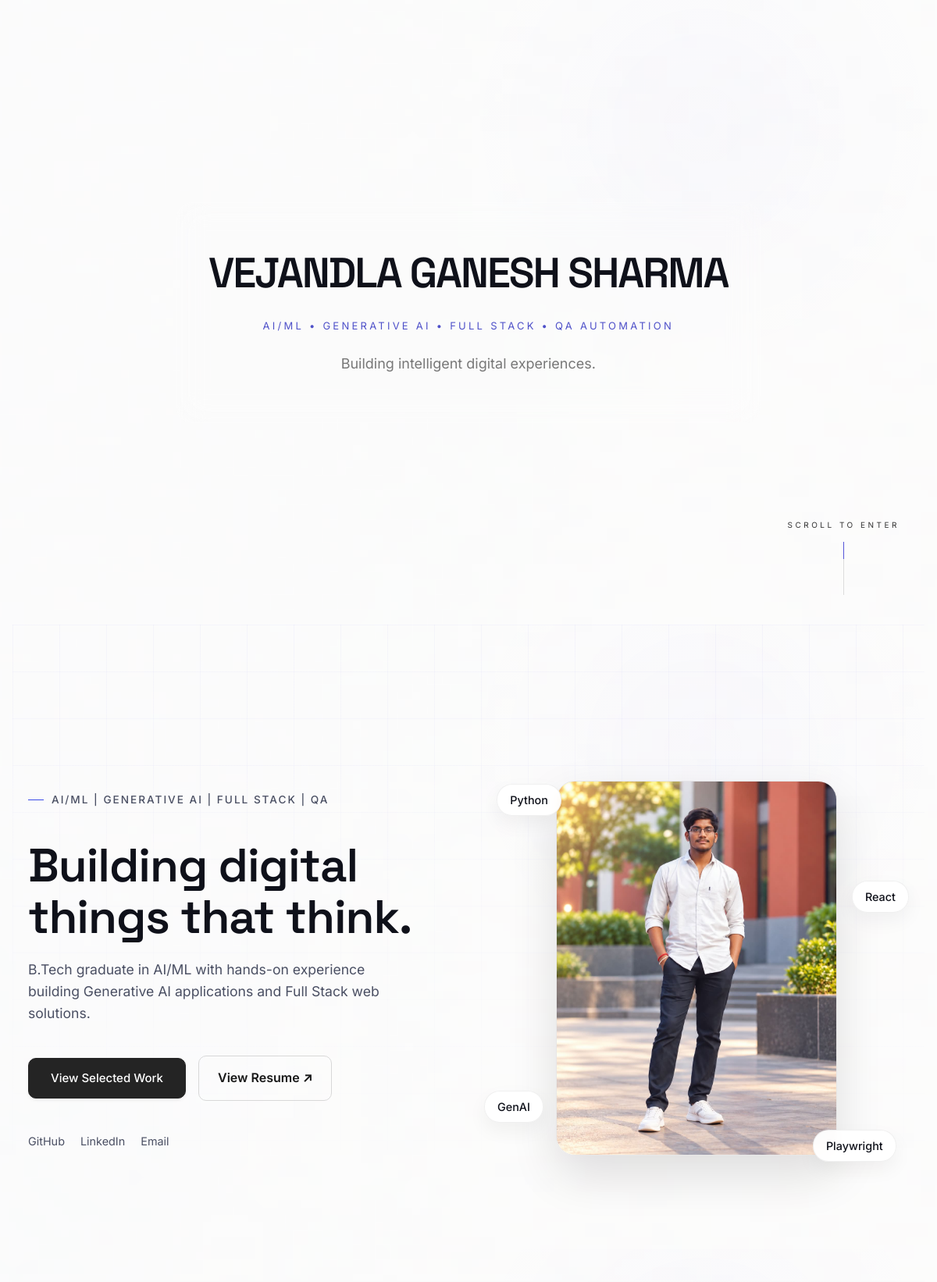
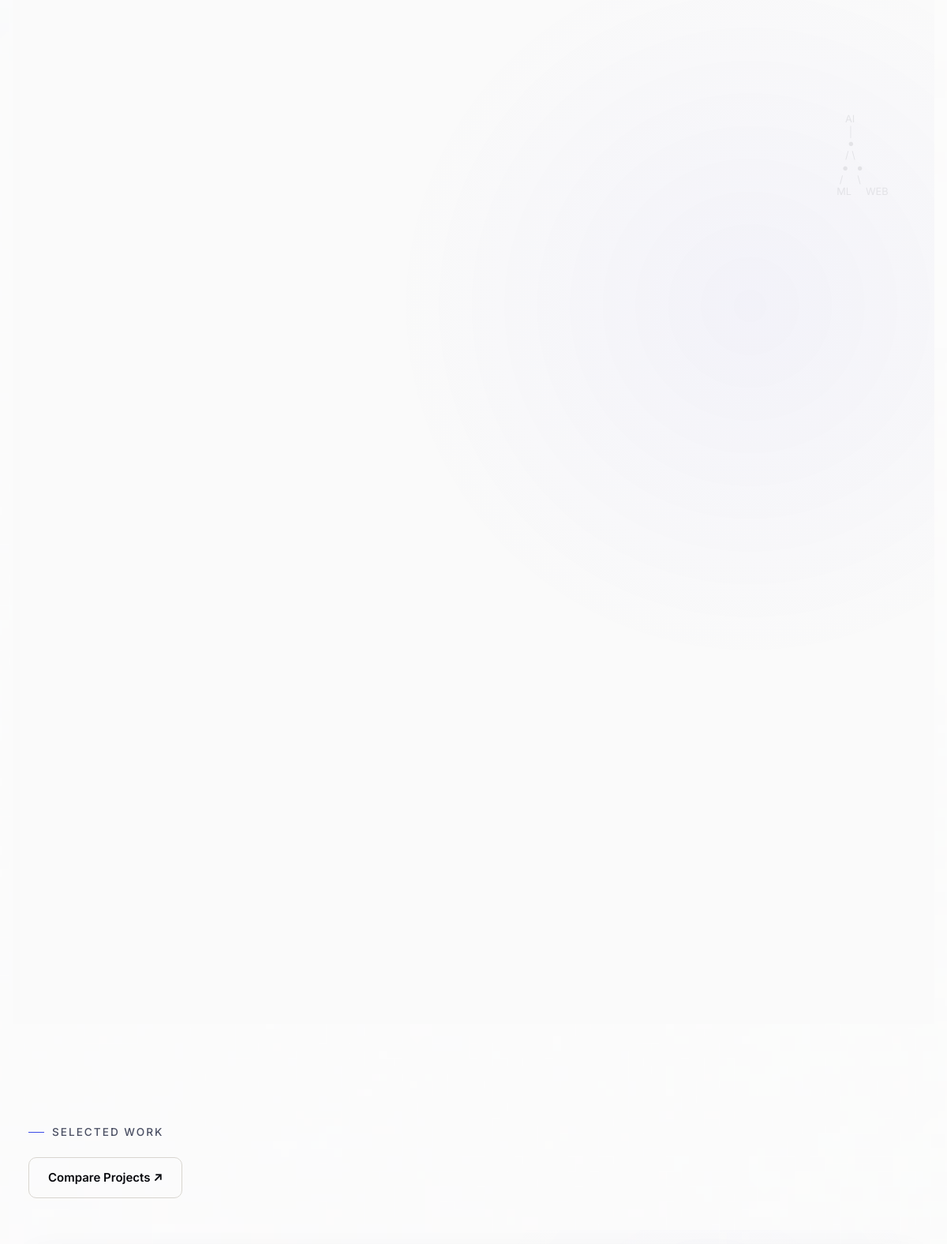
The page / (upper part) on the database its author committed (2 pictures, top to bottom).
### portfolio/models.py (models this page shows)
class Portfolio(models.Model):
 name=models.CharField(max_length=120); headline=models.CharField(max_length=250); summary=models.TextField(); email=models.EmailField(); phone=models.CharField(max_length=40); linkedin=models.URLField(blank=True); github=models.URLField(blank=True); about=models.TextField(); resume=models.FileField(upload_to='resume/', blank=True, null=True); profile_photo=models.ImageField(upload_to='profile/', blank=True, null=True); is_verified=models.BooleanField(default=True); verified_date=models.DateField(blank=True, null=True)

### portfolio/views.py (the view, shortened to what this page needs)
# urls.py: path('',views.home,name='home'),
def home(request):
    seed()
    return render(request,'home.html',{'overall_status': get_overall_status(), 'profile':Portfolio.objects.first(),'skills':Skill.objects.all(),'experiences':Experience.objects.filter(status='published'),'projects':Project.objects.filter(status='published'),'total_projects_count':Project.objects.count(),'education':Education.objects.all(),'certifications':Certification.objects.all(), 'career_timeline':CareerTimeline.objects.filter(is_active=True).order_by('-date_sort'), 'has_resumes': ResumeVersion.objects.filter(is_active=True).exists()})

### portfolio/templatetags/admin_tags.py (called while the page is built)
@register.filter
def split_csv(value):
    return [part.strip() for part in str(value or "").split(",") if part.strip()]

@register.filter
def split_lines(value):
    if not value: return []
    lines = []
    for line in str(value).splitlines():
        line = line.strip()
        if not line: continue
        line = re.sub(r'^[\u2022\-\*]\s*', '', line)
        line = re.sub(r'^\d+[\.\)]\s*', '', line)
        lines.append(line.strip())
    return lines

### portfolio/views.py (called while the page is built)
def get_overall_status():
    statuses = SystemStatus.objects.filter(is_active=True).values_list('status', flat=True)
    if not statuses: return {"text": "System status information is currently unavailable.", "color": "var(--text-light)"}
    if "major_outage" in statuses: return {"text": "Major System Outage", "color": "#dc3545"}
    if "partial_outage" in statuses: return {"text": "Partial System Outage", "color": "#fd7e14"}
    if "degraded" in statuses: return {"text": "Some Systems Experiencing Degraded Performance", "color": "#ffc107"}
    return {"text": "All Systems Operational", "color": "var(--success)"}

### templates/home.html (shortened to what this page needs)
{% extends 'base.html' %}
{% load admin_tags %}
{% load static %}
{% block intro %}
<section class="intro-screen">
    <div class="intro-content">
        <h1 class="intro-name">VEJANDLA GANESH SHARMA</h1>
        <div class="intro-specialties">AI/ML • GENERATIVE AI • FULL STACK • QA AUTOMATION</div>
        <div class="intro-tagline">Building intelligent digital experiences.</div>
    </div>
    <div class="intro-scroll">
        SCROLL TO ENTER
    </div>
</section>
{% endblock %}
{% block content %}
<main id="home">
    <section class="hero">
        <div class="bg-layer"><div class="bg-orb orb-1"></div></div>
        <div class="container">
            <div class="hero-inner">
                <div class="hero-content">
                    <span class="section-label"><span class="accent-line"></span>AI/ML | Generative AI | Full Stack | QA</span>
                    <h1>Building digital things that think.</h1>
            <p>{{profile.summary}}</p>
            <div class="hero-actions hero-cta">
                <a href="#projects" class="btn-primary project-view-btn">View Selected Work</a>
                <a href="{% url 'resume_public_center' %}" class="resume-button">View Resume ↗</a>
            </div>
            <div class="social-links">
                {% if profile.github %}<a href="{{profile.github}}" target="_blank" rel="noopener">GitHub</a>{% endif %}
                {% if profile.linkedin %}<a href="{{profile.linkedin}}" target="_blank" rel="noopener">LinkedIn</a>{% endif %}
                <a href="mailto:{{profile.email}}">Email</a>
            </div>
                </div>
                <div class="hero-visual">
                    <div class="hero-photo-wrapper">
                        {% if profile.profile_photo %}
                            <img src="{{ profile.profile_photo.url }}" alt="Profile Photo" class="hero-photo">
                        {% else %}
                            <div class="profile-placeholder">
                                <div class="placeholder-shape"></div>
                            </div>
                        {% endif %}
                    </div>
                    <div class="float-tag tech-python">Python</div>
                    <div class="float-tag tech-genai">GenAI</div>
                    <div class="float-tag tech-react">React</div>
                    <div class="float-tag tech-playwright">Playwright</div>
                </div>
            </div>
        </div>
    </section>
    <section id="about" class="about-section">
        <div class="tech-decoration">
       AI
        │
        ●
       / \
      ●   ●
     /     \
    ML     WEB
        </div>
        <div class="container">
            <div class="about-panels-grid">
            </div>
        </div>
    </section>
    <section id="projects">
        <div class="bg-layer"><div class="bg-grid"></div><div class="bg-orb orb-3"></div></div>
        <div class="container">
        <span class="section-label"><span class="accent-line"></span>SELECTED WORK</span>
        <div style="margin-bottom: 2rem;">
            <a href="{% url 'project_compare' %}" class="btn-secondary">Compare Projects ↗</a>
        </div>
        </div>
    </section>
</main>
{% endblock %}

### rows shown on the page
Portfolio: summary "B.Tech graduate in AI/ML with hands-on experience building Generative AI applications and Full Stack web solutions.", profile_photo (picture)
